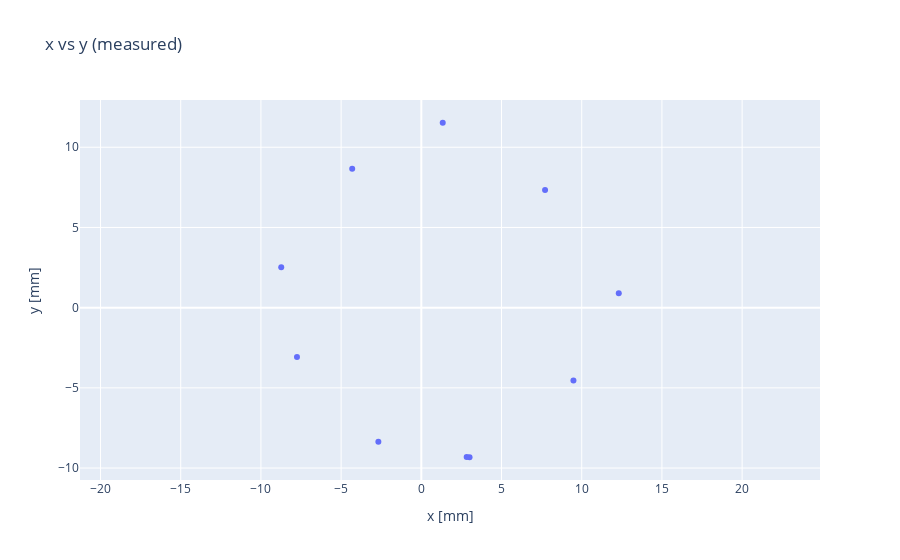

Notebook code cell kept with this figure:
### Code cell
a = 0
b = 1

measured2D = go.Scatter(x=locpred[:,a], y=locpred[:,b], mode='markers')
layout = go.Layout(title='x vs y (measured)')
fig2 = go.Figure(data=[measured2D], layout=layout)
fig2.update_layout(
    xaxis_title="x [mm]",
    yaxis_title="y [mm]"
)
fig2.update_yaxes(scaleanchor='x')
fig2.show()

### Figure 1 — Plotly figure (JSON) as saved in the notebook; plotly's stock layout.template omitted (floating-point values rounded to 4 significant figures)
{"data": [{"mode": "markers", "type": "scatter", "x": [3.007, 9.485, 12.31, 7.715, 1.335, -4.308, -8.733, -7.752, -2.678, 2.828], "y": [-9.325, -4.533, 0.9058, 7.337, 11.53, 8.668, 2.517, -3.082, -8.365, -9.317]}], "layout": {"title": {"text": "x vs y (measured)"}, "xaxis": {"title": {"text": "x [mm]"}}, "yaxis": {"scaleanchor": "x", "title": {"text": "y [mm]"}}}}
